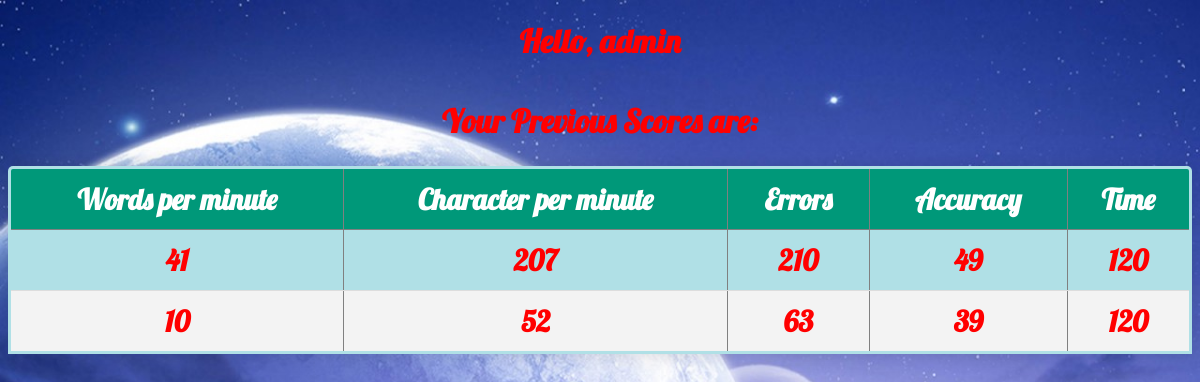
Screenshot of /Performance/ (signed in) with the database file from the repository.
### App/models.py (models this page shows)
class Previous_Score(models.Model):
    manager   =  models.ForeignKey(User,on_delete=models.CASCADE,default=None)
    Errors    =  models.IntegerField()
    Accuracy  =  models.IntegerField()
    C_pm      =  models.IntegerField()
    W_pm      =  models.IntegerField()
    Time      =  models.IntegerField()

### App/views.py (the view)
# urls.py: path('Performance/',Performance),
@login_required
def Performance(request):
    Scores         = Previous_Score.objects.filter(manager=request.user)
    return render(request,'Performance.html',{'Score' : Scores})

### App/templates/Performance.html (shortened to what this page needs)
<!DOCTYPE html>
<html lang="en">
<head>
    {% load static%}
</head>
<body>
    {% if user.is_authenticated %}
    <h1><center>Hello, {{user.username}} <br> <br>
        Your Previous Scores are: <br>
            {% if Score %}
            <table class="content-table" align="center" cellspacing="15"  border="3" width="100%" bgColor="Powderblue">
                <thead>
                <th>Words per minute </th>
                <th>Character per minute</th>
                <th>Errors</th>
                <th>Accuracy</th>
                <th>Time</th>
                </thead>
                {% for field in Score  %}
                    <tr align="center">
                        <td>{{ field.W_pm }}</td>
                        <td>{{ field.C_pm }}</td>
                        <td>{{ field.Errors }}</td>
                        <td>{{ field.Accuracy }}</td>
                        <td>{{ field.Time }}</td>
                    </tr>
                {% endfor %}
            </table>
            {% else %}
            <p>No Records Found</p>
            {% endif %}
    {% endif %}
    </h1></center>
</body>
</html>

### rows the page displays
Previous_Score: W_pm "41", C_pm "207", Errors "210", Accuracy "49", Time "120"
Previous_Score: W_pm "10", C_pm "52", Errors "63", Accuracy "39", Time "120"

### other values shown
{{ user.username }} "admin"
